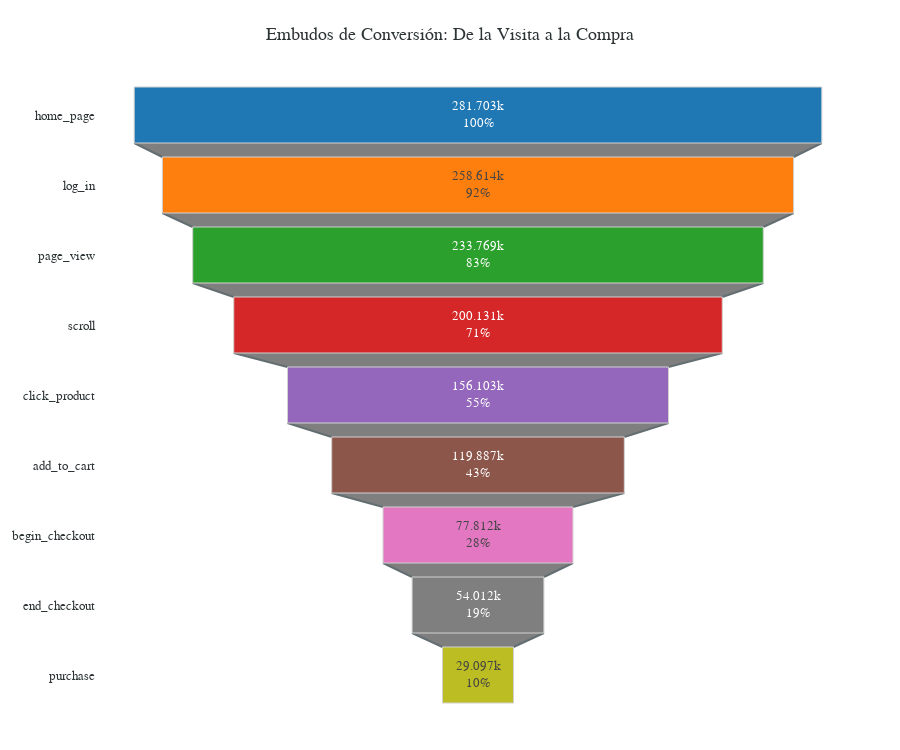

This figure's notebook cell:
### Code cell
import plotly.graph_objects as go
import pandas as pd

# 1. Preparar los datos del Funnel (Agregación por usuarios únicos)
funnel_order = [
    'home_page', 'log_in', 'page_view', 'scroll', 
    'click_product', 'add_to_cart', 'begin_checkout', 
    'end_checkout', 'purchase'
]

funnel_data = df_final.groupby('event_name')['user_id'].nunique().reindex(funnel_order).reset_index()
funnel_data.columns = ['Etapa', 'Usuarios']

# 2. Crear el gráfico con fondo blanco (Aesthetic White Mode)
fig = go.Figure(go.Funnel(
    y = funnel_data['Etapa'],
    x = funnel_data['Usuarios'],
    textinfo = "value+percent initial",
    marker = {
        "color": ["#1f77b4", "#ff7f0e", "#2ca02c", "#d62728", "#9467bd", "#8c564b", "#e377c2", "#7f7f7f", "#bcbd22"],
        "line": {"width": 1, "color": "#d1d1d1"}
    },
    connector = {"line": {"color": "#636e72", "dash": "solid", "width": 2}}
))

# 3. Configuración del Layout para fondo blanco y limpio
fig.update_layout(
    title_text = "Embudos de Conversión: De la Visita a la Compra",
    title_x = 0.5,
    font = dict(family="Verdana, sans-serif", size=13, color="#2d3436"),
    paper_bgcolor = 'white',  # Fondo exterior blanco
    plot_bgcolor = 'white',   # Fondo interior blanco
    margin = dict(l=40, r=40, t=80, b=40),
    height = 750
)

# Quitar las líneas de cuadrícula si quedara alguna
fig.update_xaxes(showgrid=False, zeroline=False)
fig.update_yaxes(showgrid=False, zeroline=False)

fig.show()

### Figure 1 — Plotly figure (JSON) as saved in the notebook; plotly's stock layout.template omitted (floating-point values rounded to 4 significant figures)
{"data": [{"connector": {"line": {"color": "#636e72", "dash": "solid", "width": 2}}, "marker": {"color": ["#1f77b4", "#ff7f0e", "#2ca02c", "#d62728", "#9467bd", "#8c564b", "#e377c2", "#7f7f7f", "#bcbd22"], "line": {"color": "#d1d1d1", "width": 1}}, "textinfo": "value+percent initial", "type": "funnel", "x": [281703, 258614, 233769, 200131, 156103, 119887, 77812, 54012, 29097], "y": ["home_page", "log_in", "page_view", "scroll", "click_product", "add_to_cart", "begin_checkout", "end_checkout", "purchase"]}], "layout": {"font": {"color": "#2d3436", "family": "Verdana, sans-serif", "size": 13}, "height": 750, "margin": {"b": 40, "l": 40, "r": 40, "t": 80}, "paper_bgcolor": "white", "plot_bgcolor": "white", "title": {"text": "Embudos de Conversión: De la Visita a la Compra", "x": 0.5}, "xaxis": {"showgrid": false, "zeroline": false}, "yaxis": {"showgrid": false, "zeroline": false}}}
